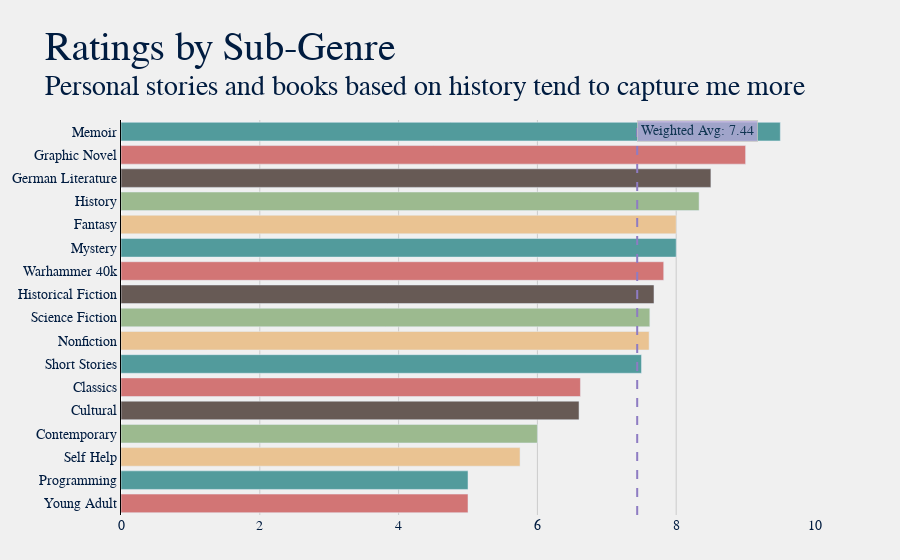

The notebook cell this image was saved under:
### Code cell
dfs = df.groupby('Sub-Genre')['Rating'].mean().reset_index().round(2)
dfs['Total'] = df.groupby('Sub-Genre')['Title'].count().reset_index(drop=True)
dfs = dfs.sort_values('Rating', ascending=True).reset_index(drop=True)

title = "Ratings by Sub-Genre"
sub = f"Personal stories and books based on history tend to capture me more"
plot.gen_hbar_graph(dfs, 'Sub-Genre', title, sub, avg=True, w_avg='Rating')

### Figure 1 — Plotly figure (JSON) as saved in the notebook; plotly's stock layout.template omitted (floating-point values rounded to 4 significant figures)
{"data": [{"customdata": [["1", "Rating"], ["1", "Rating"], ["6", "Rating"], ["2", "Rating"], ["5", "Rating"], ["8", "Rating"], ["1", "Rating"], ["9", "Rating"], ["4", "Rating"], ["11", "Rating"], ["20", "Rating"], ["1", "Rating"], ["6", "Rating"], ["3", "Rating"], ["2", "Rating"], ["2", "Rating"], ["2", "Rating"]], "hovertemplate": "<b>%{y} Books</b>: %{customdata[0]}<br><b>Avg. %{customdata[1]}</b>: %{x}", "marker": {"color": ["#d27575", "#529b9c", "#eac392", "#9cba8f", "#675a55", "#d27575", "#529b9c", "#eac392", "#9cba8f", "#675a55", "#d27575", "#529b9c", "#eac392", "#9cba8f", "#675a55", "#d27575", "#529b9c", "#eac392", "#9cba8f", "#675a55", "#d27575", "#529b9c", "#eac392", "#9cba8f", "#675a55", "#d27575", "#529b9c", "#eac392", "#9cba8f", "#675a55", "#d27575", "#529b9c", "#eac392", "#9cba8f", "#675a55", "#d27575", "#529b9c", "#eac392", "#9cba8f", "#675a55", "#d27575", "#529b9c", "#eac392", "#9cba8f", "#675a55", "#d27575", "#529b9c", "#eac392", "#9cba8f", "#675a55", "#d27575", "#529b9c", "#eac392", "#9cba8f", "#675a55", "#d27575", "#529b9c", "#eac392", "#9cba8f", "#675a55", "#d27575", "#529b9c", "#eac392", "#9cba8f", "#675a55", "#d27575", "#529b9c", "#eac392", "#9cba8f", "#675a55", "#d27575", "#529b9c", "#eac392", "#9cba8f", "#675a55", "#d27575", "#529b9c", "#eac392", "#9cba8f", "#675a55", "#d27575", "#529b9c", "#eac392", "#9cba8f", "#675a55"]}, "name": "", "orientation": "h", "type": "bar", "x": [5, 5, 5.75, 6, 6.6, 6.62, 7.5, 7.61, 7.62, 7.68, 7.82, 8, 8, 8.33, 8.5, 9, 9.5], "y": ["Young Adult", "Programming", "Self Help", "Contemporary", "Cultural", "Classics", "Short Stories", "Nonfiction", "Science Fiction", "Historical Fiction", "Warhammer 40k", "Mystery", "Fantasy", "History", "German Literature", "Graphic Novel", "Memoir"]}], "layout": {"annotations": [{"bgcolor": "#b4a7d6", "bordercolor": "#c7c7c7", "borderpad": 3, "borderwidth": 1, "opacity": 0.8, "showarrow": false, "text": "Weighted Avg: 7.44", "x": 7.438, "xanchor": "left", "xref": "x", "y": 1, "yanchor": "top", "yref": "y domain"}], "autosize": true, "barmode": "group", "font": {"color": "#001c40", "family": "Baskerville", "size": 14}, "margin": {"b": 45, "l": 85, "r": 85, "t": 120}, "paper_bgcolor": "#f0f0f0", "plot_bgcolor": "#f0f0f0", "shapes": [{"line": {"color": "#8e7cc3", "dash": "dash", "width": 2}, "type": "line", "x0": 7.438, "x1": 7.438, "xref": "x", "y0": 0, "y1": 1, "yref": "y domain"}], "showlegend": false, "title": {"font": {"color": "#001c40", "family": "Baskerville, Bold", "size": 40}, "text": "Ratings by Sub-Genre<br><sup>Personal stories and books based on history tend to capture me more"}, "xaxis": {"autorange": true, "gridcolor": "#cbcbcb", "linecolor": "black", "range": [0, 10], "showgrid": true, "showline": false, "title": {}, "type": "linear"}, "yaxis": {"autorange": true, "gridcolor": "#cbcbcb", "linecolor": "black", "range": [-0.5, 16.5], "showgrid": false, "showline": true, "showticklabels": true, "title": {}, "type": "category"}}}
